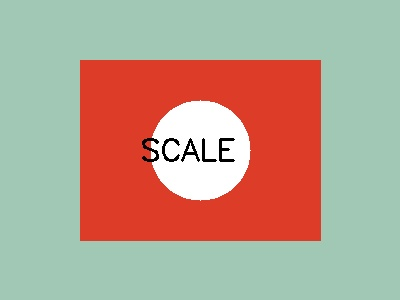
#> input picture sample_inputs/input_exp09.jpg, 400 x 300 px
$ python Exp09_Image_Scaling_Bigger_and_Smaller.py
#> lines starting #> are read from the running program, lines starting #| are printed output that depends on the picture; after the words box and inside, x2 and y2 are one past the last pixel; in counts of white or black regions, pixels touching at a corner belong together
import cv2
import os
import numpy as np

# Experiment 9: Image scaling (bigger and smaller sizes)
image_path = os.path.join(os.path.dirname(__file__), "..", "sample_inputs", "input_exp09.jpg")
image = cv2.imread(image_path)
#> image is the input picture: shape (300, 400, 3); mean B, G, R 142.4, 160.4, 183.3
if image is None:
    image = cv2.imread("input_exp09.jpg")

bigger_image = cv2.resize(image, None, fx=2.0, fy=2.0, interpolation=cv2.INTER_LINEAR)
smaller_image = cv2.resize(image, None, fx=0.5, fy=0.5, interpolation=cv2.INTER_AREA)

cv2.imshow("Original Image", image)
cv2.imshow("Bigger Image", bigger_image)
cv2.imshow("Smaller Image", smaller_image)

out_path = os.path.join(os.path.dirname(__file__), "..", "output_screenshots", "exp09_output.png")

# Clean layout: pad smaller and original to match height of bigger_image for comparison
h_big, w_big = bigger_image.shape[:2]
#> h_big = 600; w_big = 800
orig_padded = np.zeros((h_big, image.shape[1], 3), dtype=np.uint8)
orig_padded[:image.shape[0], :image.shape[1]] = image
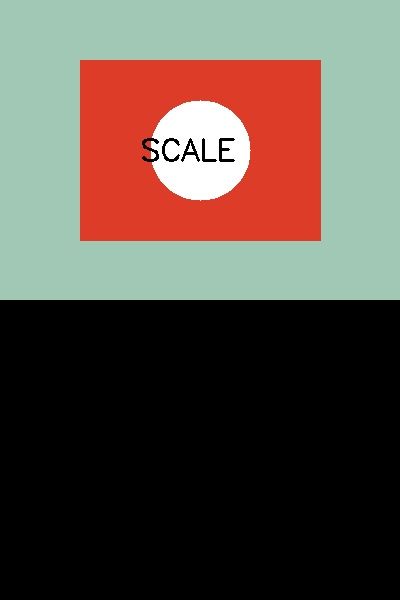
#> orig_padded: shape (600, 400, 3); mean B, G, R 71.2, 80.2, 91.7

small_padded = np.zeros((h_big, smaller_image.shape[1], 3), dtype=np.uint8)
small_padded[:smaller_image.shape[0], :smaller_image.shape[1]] = smaller_image
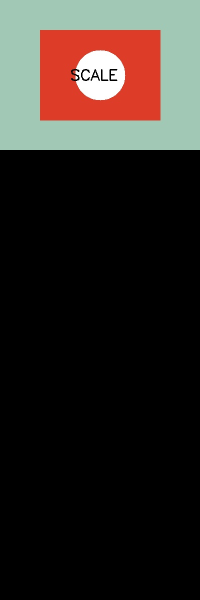
#> small_padded: shape (600, 200, 3); mean B, G, R 35.6, 40.1, 45.8

cv2.putText(orig_padded, "Original (1x)", (20, h_big - 20), cv2.FONT_HERSHEY_SIMPLEX, 0.7, (0, 255, 0), 2)
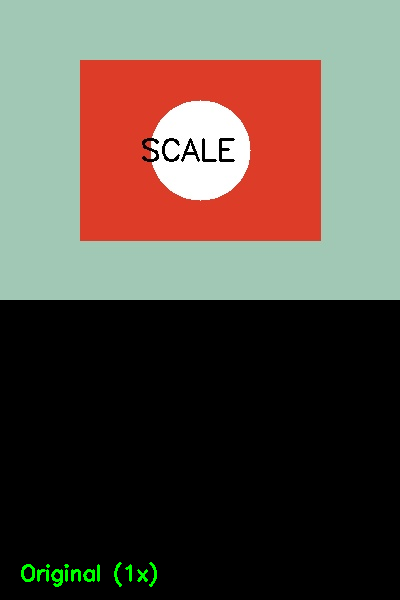
#> orig_padded: shape (600, 400, 3); 0.39% of pixels changed, all inside (x1, y1, x2, y2) = (21, 562, 157, 587)
cv2.putText(small_padded, "Small (0.5x)", (10, h_big - 20), cv2.FONT_HERSHEY_SIMPLEX, 0.6, (0, 255, 255), 2)
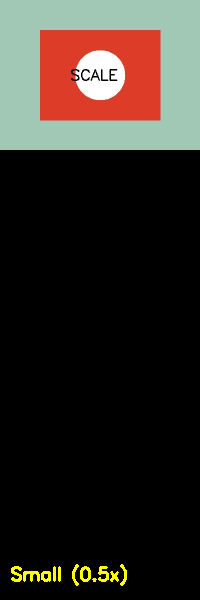
#> small_padded: shape (600, 200, 3); 0.69% of pixels changed, all inside (x1, y1, x2, y2) = (11, 564, 127, 586)
cv2.putText(bigger_image, "Enlarged (2.0x)", (20, h_big - 20), cv2.FONT_HERSHEY_SIMPLEX, 0.8, (255, 255, 0), 2)
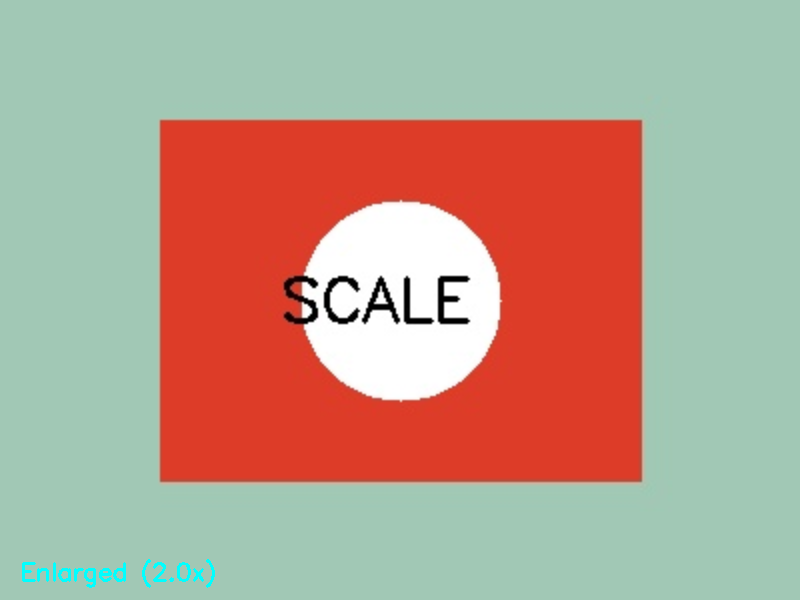
#> bigger_image: shape (600, 800, 3); mean B, G, R 142.6, 160.6, 182.9

combined = cv2.hconcat([orig_padded, small_padded, bigger_image])
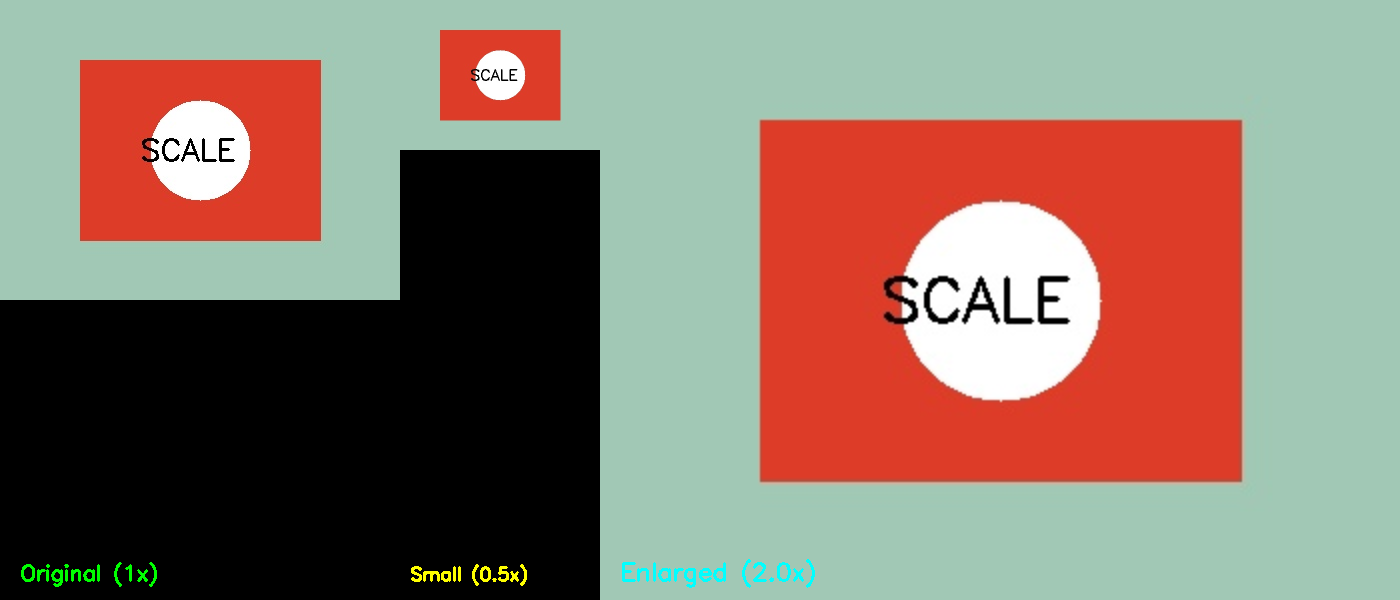
#> combined: shape (600, 1400, 3); mean B, G, R 106.9, 121, 137.5
cv2.imwrite(out_path, combined)
print(f"Exp 09 output saved to {out_path}")

cv2.waitKey(500)
cv2.destroyAllWindows()
